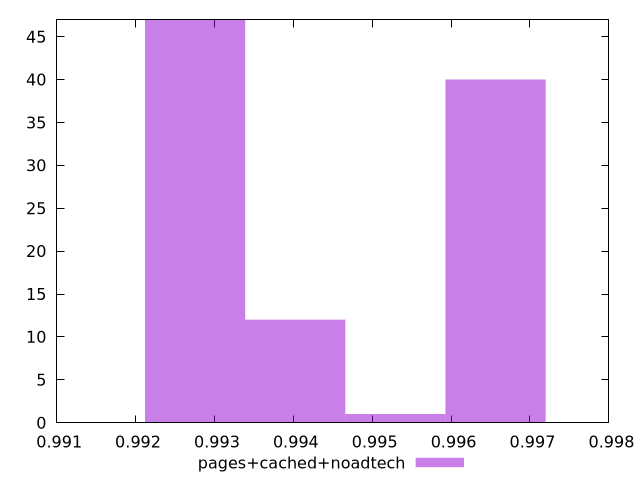

The gnuplot source for this figure:
$_pagesCachedNoadtech <<EOF
0.9927551688325905 47
0.9965636924981887 40
0.9940246767211232 12
0.9952941846096559 1
EOF
set key outside below
set terminal pngcairo
set output "report_00004_2020-11-02T20-21-41.718Z/first-cpu-idle/pages+cached+noadtech//hist.png"
set yrange [0:47]
set boxwidth 0.0012695078885327244
set style fill transparent solid 0.5 noborder
plot $_pagesCachedNoadtech title "pages+cached+noadtech" with boxes ,
